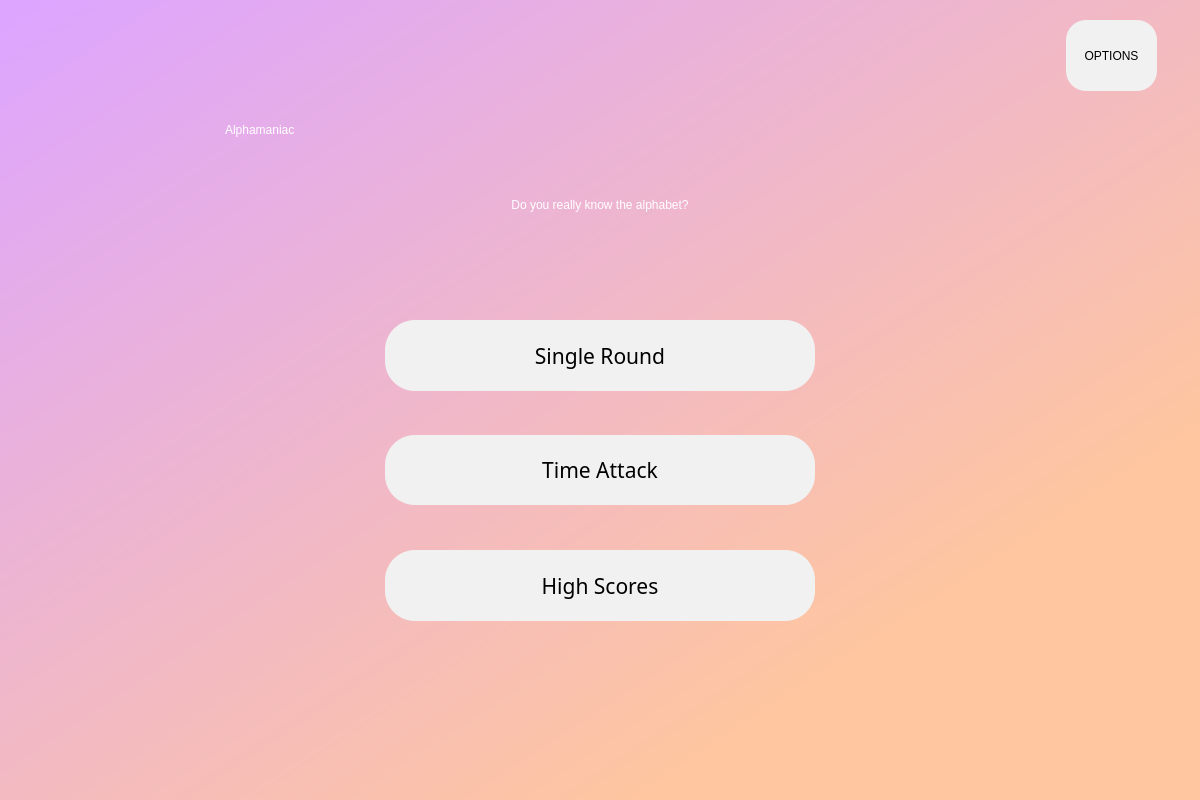
<?xml version="1.0" encoding="UTF-8"?>
<ui version="4.0">
 <class>menuUI</class>
 <widget class="QDialog" name="menuUI">
  <property name="geometry">
   <rect>
    <x>0</x>
    <y>0</y>
    <width>1200</width>
    <height>800</height>
   </rect>
  </property>
  <property name="windowTitle">
   <string>Dialog</string>
  </property>
  <widget class="QWidget" name="background" native="true">
   <property name="geometry">
    <rect>
     <x>0</x>
     <y>0</y>
     <width>1200</width>
     <height>800</height>
    </rect>
   </property>
   <property name="styleSheet">
    <string notr="true">QWidget#background{
background-color:qlineargradient(spread:pad, x1:0, y1:0.0227273, x2:0.95003, y2:0.972, stop:0 rgba(221, 165, 255, 255), stop:0.800995 rgba(255, 198, 159, 255));}</string>
   </property>
   <widget class="QLabel" name="label">
    <property name="geometry">
     <rect>
      <x>225</x>
      <y>50</y>
      <width>750</width>
      <height>160</height>
     </rect>
    </property>
    <property name="styleSheet">
     <string notr="true">font: 70pt &quot;Bauhaus 93&quot;;

color: white;</string>
    </property>
    <property name="text">
     <string>Alphamaniac</string>
    </property>
   </widget>
   <widget class="QLabel" name="subtitle">
    <property name="geometry">
     <rect>
      <x>345</x>
      <y>190</y>
      <width>510</width>
      <height>30</height>
     </rect>
    </property>
    <property name="styleSheet">
     <string notr="true">font: 16pt &quot;Showcard Gothic&quot;;
color: white;</string>
    </property>
    <property name="text">
     <string>Do you really know the alphabet?</string>
    </property>
    <property name="alignment">
     <set>Qt::AlignCenter</set>
    </property>
   </widget>
   <widget class="QPushButton" name="srButton">
    <property name="geometry">
     <rect>
      <x>385</x>
      <y>320</y>
      <width>430</width>
      <height>71</height>
     </rect>
    </property>
    <property name="font">
     <font>
      <family>Bauhaus 93</family>
      <pointsize>16</pointsize>
      <weight>50</weight>
      <italic>false</italic>
      <bold>false</bold>
      <kerning>true</kerning>
     </font>
    </property>
    <property name="styleSheet">
     <string notr="true">border-radius:30px;
background-color: rgb(241, 241, 241);
font: 16pt &quot;Bauhaus 93&quot;;</string>
    </property>
    <property name="text">
     <string>Single Round</string>
    </property>
   </widget>
   <widget class="QPushButton" name="taButton">
    <property name="geometry">
     <rect>
      <x>385</x>
      <y>435</y>
      <width>430</width>
      <height>70</height>
     </rect>
    </property>
    <property name="font">
     <font>
      <family>Bauhaus 93</family>
      <pointsize>16</pointsize>
      <weight>50</weight>
      <italic>false</italic>
      <bold>false</bold>
      <kerning>true</kerning>
     </font>
    </property>
    <property name="styleSheet">
     <string notr="true">border-radius:30px;
background-color: rgb(241, 241, 241);
font: 16pt &quot;Bauhaus 93&quot;;</string>
    </property>
    <property name="text">
     <string>Time Attack</string>
    </property>
   </widget>
   <widget class="QPushButton" name="hsButton">
    <property name="geometry">
     <rect>
      <x>385</x>
      <y>550</y>
      <width>430</width>
      <height>71</height>
     </rect>
    </property>
    <property name="font">
     <font>
      <family>Bauhaus 93</family>
      <pointsize>16</pointsize>
      <weight>50</weight>
      <italic>false</italic>
      <bold>false</bold>
      <kerning>true</kerning>
     </font>
    </property>
    <property name="styleSheet">
     <string notr="true">border-radius:30px;
background-color: rgb(241, 241, 241);
font: 16pt &quot;Bauhaus 93&quot;;</string>
    </property>
    <property name="text">
     <string>High Scores</string>
    </property>
   </widget>
   <widget class="QToolButton" name="optionsButton">
    <property name="geometry">
     <rect>
      <x>1066</x>
      <y>20</y>
      <width>91</width>
      <height>71</height>
     </rect>
    </property>
    <property name="styleSheet">
     <string notr="true">font: 12pt &quot;Gill Sans Ultra Bold Condensed&quot;;
border-radius:20px;
background-color: rgb(241, 241, 241);</string>
    </property>
    <property name="text">
     <string>OPTIONS</string>
    </property>
   </widget>
  </widget>
 </widget>
 <resources/>
 <connections/>
</ui>
